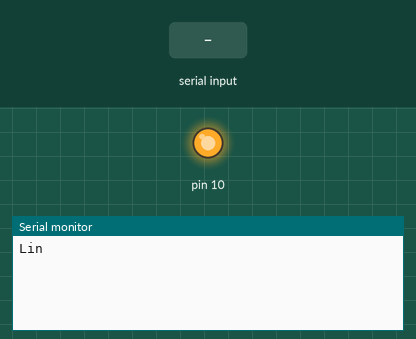
The sketch below on a simulated Arduino Uno, built with avr-gcc and run on an emulated ATmega328P. Parts: output pins drawn as LEDs (lit = HIGH), the last lines printed to the serial monitor. The test bench sets the inputs (shaded band).

Above: at 1.2 s.
1.3 s: "1" received over Serial
At 3.0 s:
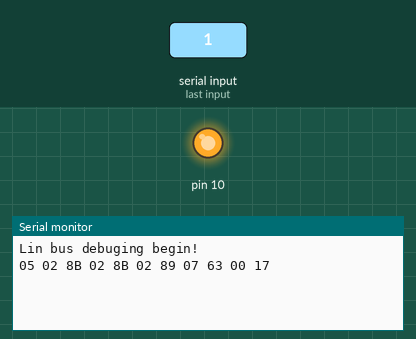
3.8 s: "0" received over Serial
At 5.7 s:
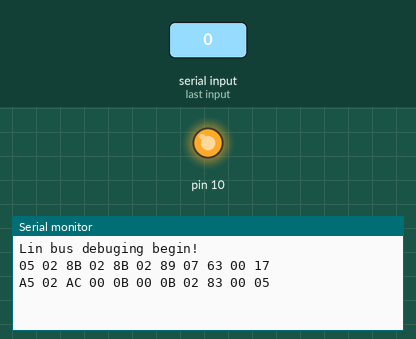
6.3 s: "2" received over Serial
At 8.8 s:
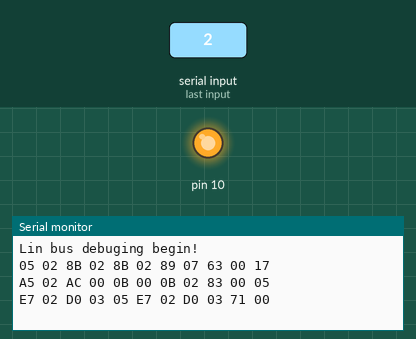

The sketch:

Lin_read.ino
```cpp
#include <lin_stack.h>

const byte ident = 0x14;
byte data_size = 11;
byte data[11];
lin_stack linRec(ident);


void setup() {
  Serial.begin(115200);
  Serial.println("Lin bus debuging begin!");
  linRec.setSerial();

}

void loop() {
  byte chk = linRec.readStream(data, data_size);
  if (chk == 1) {
   // Serial.println("Traffic detected!");
    //    Serial.print("Synch Byte: ");
    //    Serial.print("Ident Byte: ");
    //    Serial.print(data[0],HEX);
    //    Serial.print("  ");
    //    Serial.print(data[1],HEX);
    //    Serial.print("  ");
    for (int i = 0; i < data_size; i++) {
      if (data[i] <= 0xf) Serial.write('0');
        Serial.print(data[i], HEX);
        Serial.print(" ");

    }
    Serial.println();
  //  delay(45);

  }

}
```

lin_stack.cpp
```cpp
// (licence header left out)
#include "lin_stack.h"

/* LIN PACKET:
   It consist of:
    ___________ __________ _______ ____________ _________
   |           |          |       |            |         |
   |Synch Break|Synch Byte|ID byte| Data Bytes |Checksum |
   |___________|__________|_______|____________|_________|

   Every byte have start bit and stop bit and it is send LSB first.
   Synch Break - 13 bits of dominant state ("0"), followed by 1 bit recesive state ("1")
   Synch Byte - Byte for Bound rate syncronization, always 0x55
   ID Byte - consist of parity, length and address; parity is determined by LIN standard and depends from address and message length
   Data Bytes - user defined; depend on devices on LIN bus
   Checksum - inverted 256 checksum; data bytes are sumed up and then inverted
*/

// CONSTRUCTORS

lin_stack::lin_stack( byte ident){
	identByte = ident; // saving idet to private variable
	sleep(1); // Transceiver is always in Normal Mode
}

// PUBLIC METHODS
// WRITE methods
// Creates a LIN packet and then send it via USART(Serial) interface.
int lin_stack::write(byte ident, byte data[], byte data_size){
	// Calculate checksum
	byte suma = 0;
	for(int i=0;i<data_size;i++)
		suma = suma + data[i];
	//suma = suma + 1;
	byte checksum = 255 - suma;
	// Start interface
	sleep(1); // Go to Normal mode
	// Synch Break
	serial_pause(13);
	// Send data via Serial interface
		Serial.begin(bound_rate); // config Serial
		Serial.write(0x55); // write Synch Byte to serial
		Serial.write(ident); // write Identification Byte to serial
		for(int i=0;i<data_size;i++) Serial.write(data[i]); // write data to serial
		Serial.write(checksum); // write Checksum Byte to serial
		Serial.end(); // clear Serial config

	sleep(0); // Go to Sleep mode
	return 1;
}

int lin_stack::writeRequest(byte ident){
	// Create Header
	byte identByte = (ident&0x3f) | calcIdentParity(ident);
	byte header[2]= {0x55, identByte};
	// Start interface
	sleep(1); // Go to Normal mode
	// Synch Break
	serial_pause(13);
	// Send data via Serial interface
		Serial.begin(bound_rate); // config Serial
		Serial.write(header,2); // write data to serial
		Serial.end(); // clear Serial config
	sleep(0); // Go to Sleep mode
	return 1;
}

int lin_stack::writeResponse(byte data[], byte data_size){
	// Calculate checksum
	byte suma = 0;
	for(int i=0;i<data_size;i++) suma = suma + data[i];
	//suma = suma + 1;
	byte checksum = 255 - suma;
	// Start interface
	sleep(1); // Go to Normal mode
	// Send data via Serial interface

		Serial.begin(bound_rate); // config Serial
		Serial.write(data, data_size); // write data to serial
		Serial.write(checksum); // write data to serial
		Serial.end(); // clear Serial config
	sleep(0); // Go to Sleep mode
	return 1;
}

int lin_stack::writeStream(byte data[], byte data_size){
	// Start interface
	sleep(1); // Go to Normal mode
	// Synch Break
	serial_pause(13);
	// Send data via Serial interface
		Serial.begin(bound_rate); // config Serial
		for(int i=0;i<data_size;i++) Serial.write(data[i]);
		Serial.end(); // clear Serial config
	sleep(0); // Go to Sleep mode
	return 1;
}

// READ methods
// Read LIN traffic and then proces it.
int lin_stack::setSerial(){ // Only needed when receiving signals
		Serial.begin(bound_rate); // Configure Serial1
    pinMode(0,INPUT);
    digitalWrite(0,HIGH);
}

int lin_stack::read(byte data[], byte data_size){
	byte rec[data_size+3];
		if(Serial.read() != -1){ // Check if there is an event on LIN bus
			Serial.readBytes(rec,data_size+3);
			if((validateParity(rec[1]))&(validateChecksum(rec,data_size+3))){
				for(int j=0;j<data_size;j++){
				data[j] = rec[j+2];
				}
				return 1;
			}else{
				return -1;
			}
		}
	return 0;
}

int lin_stack::readStream(byte data[],byte data_size){
	byte rec[data_size];
		if(Serial.read() != -1){ // Check if there is an event on LIN bus
			Serial.readBytes(rec,data_size);
			for(int j=0;j<data_size;j++){
				data[j] = rec[j];
			}
			return 1;
		}
	return 0;
}


// PRIVATE METHODS
int lin_stack::serial_pause(int no_bits){
	// Calculate delay needed for 13 bits, depends on bound rate
	  unsigned int del = period*no_bits; // delay for number of bits (no-bits) in microseconds, depends on period
		pinMode(1,OUTPUT);
    digitalWrite(1,LOW);
		delayMicroseconds(del); // delay
    digitalWrite(1,HIGH);
	return 1;
}

int lin_stack::sleep(byte sleep_state){
  if (sleep_state==1){
    pinMode(10,OUTPUT);
    digitalWrite(10,HIGH);

  } else if (sleep_state==0){
    pinMode(10,OUTPUT);
    digitalWrite(10,LOW);
  }
    delayMicroseconds(20); // According to TJA1021 datasheet this is needed for proper working
    return 1;
}


boolean lin_stack::validateParity(byte ident) {
	if(ident == identByte)
		return true;
	else
		return false;
}

boolean lin_stack::validateChecksum(unsigned char data[], byte data_size){
	byte checksum = data[data_size-1];
	byte suma = 0;
	for(int i=2;i<data_size-1;i++)
		suma = suma + data[i];
	byte v_checksum = 255 - suma - 1;
  if(checksum==v_checksum)
    return true;
  else
    return false;
}
int lin_stack::busWakeUp()
{
  unsigned int del = period*10; // random delay for dominant signal, has to be in the timeframe from 250us ... 5ms

    pinMode(1,OUTPUT);
    digitalWrite(1,LOW);
    delayMicroseconds(del); // delay
    digitalWrite(1,HIGH);
    return 1;
}

/* Create the Lin ID parity */
#define BIT(data,shift) ((ident&(1<<shift))>>shift)
byte lin_stack::calcIdentParity(byte ident)
{
  byte p0 = BIT(ident,0) ^ BIT(ident,1) ^ BIT(ident,2) ^ BIT(ident,4);
  byte p1 = ~(BIT(ident,1) ^ BIT(ident,3) ^ BIT(ident,4) ^ BIT(ident,5));
  return (p0 | (p1<<1))<<6;
}
```

lin_stack.h
```cpp
// (licence header left out)
#include <Arduino.h>
#ifndef lin_stack_h
#define lin_stack_h
#include <SoftwareSerial.h>
#endif

/*
	Please, read Getting Started Guide firts.
*/

class lin_stack
{
	public:
		// Constructors
		lin_stack(); // Constructor for Master Node
		lin_stack( byte ident); // Constructor for Slave Node

		// Methods

		// Writing data to bus
		int write(byte add, byte data[], byte data_size); // write whole package
		int writeRequest(byte add); // Write header only
		int writeResponse(byte data[], byte data_size); // Write response only
		int writeStream(byte data[], byte data_size); // Writing user data to LIN bus
		int read(byte data[], byte data_size); // read data from LIN bus, checksum and ident validation
		int readStream(byte data[],byte data_size); // read data from LIN bus
		int setSerial(); // set up Seril communication for receiving data.
		int busWakeUp(); // send wakeup frame for waking up all bus participants

	// Private methods and variables
	private:
		const unsigned long bound_rate = 19200; // 10417 is best for LIN Interface, most device should work
		const unsigned int period = 52; // in microseconds, 1s/10417
	//	byte ch = 0; // which channel should be used
		byte identByte; // user defined Identification Byte
		int sleep(byte sleep_state); // method for controlling transceiver modes (0 - sleep, 1 - normal)
		int serial_pause(int no_bits); // for generating Synch Break
		boolean validateParity(byte ident); // for validating Identification Byte, can be modified for validating parity
		boolean validateChecksum(byte data[], byte data_size); // for validating Checksum Byte
		byte calcIdentParity(byte ident);

};
```

Measured:
- after the input at 1.3 s, the serial monitor: prints a new line after 1.0 s (image 1)
- after the input at 3.8 s, the serial monitor: prints a new line after 1.0 s (image 2)
- after the input at 6.3 s, the serial monitor: prints a new line after 1.0 s (image 3)
